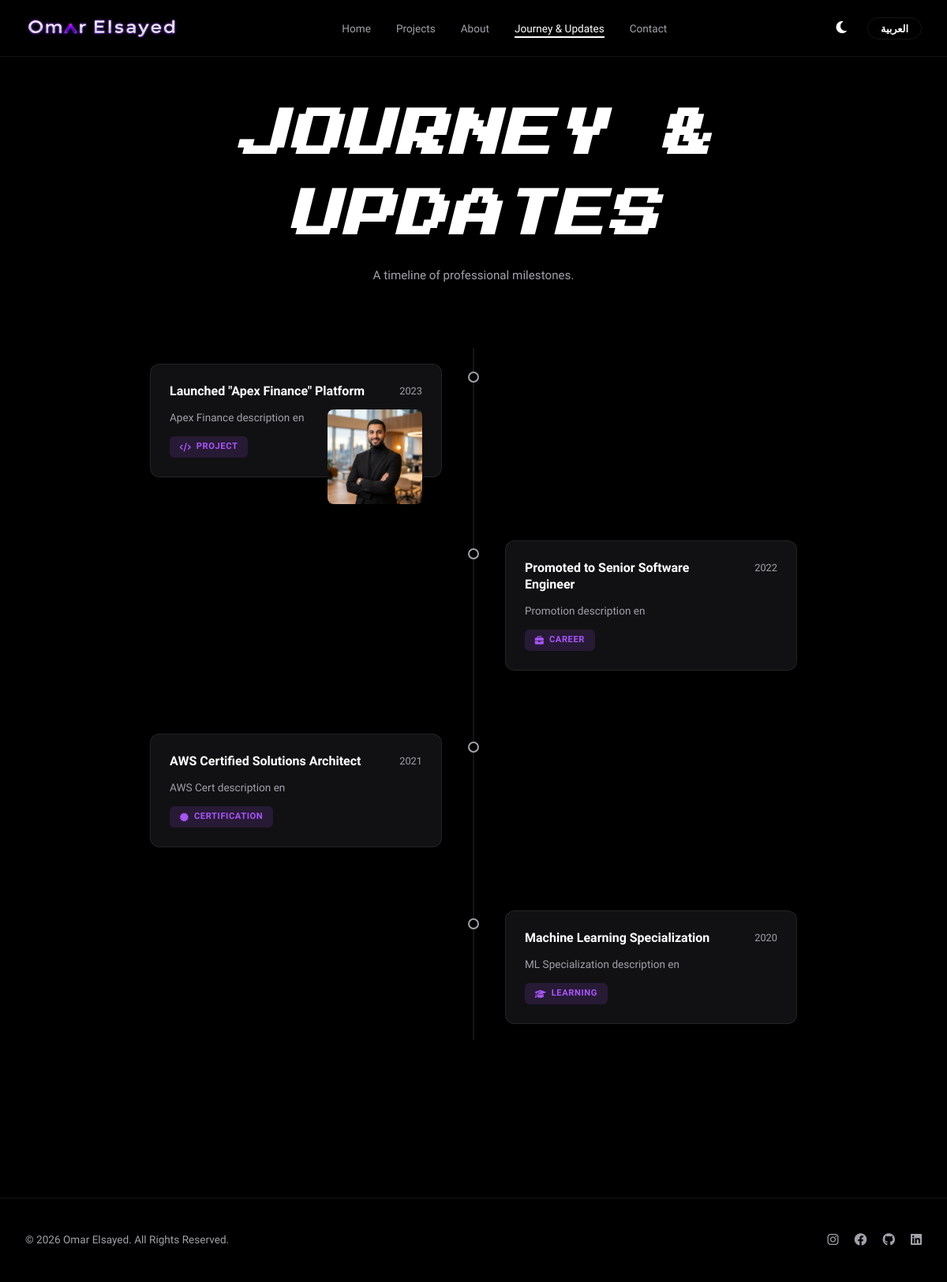
Page /blog on the committed database.
### tables this page shows
CREATE TABLE `translations` (
  `id` int NOT NULL AUTO_INCREMENT,
  `msgid` varchar(255) NOT NULL,
  `en` text,
  `ar` text,
  `created_at` timestamp NULL DEFAULT CURRENT_TIMESTAMP,
  PRIMARY KEY (`id`),
  UNIQUE KEY `msgid` (`msgid`)
);

CREATE TABLE `journey` (
  `id` int NOT NULL AUTO_INCREMENT,
  `date_en` varchar(255) DEFAULT NULL,
  `date_ar` varchar(255) DEFAULT NULL,
  `title_en` varchar(255) DEFAULT NULL,
  `title_ar` varchar(255) DEFAULT NULL,
  `description_en` text,
  `description_ar` text,
  `tag_en` varchar(255) DEFAULT NULL,
  `tag_ar` varchar(255) DEFAULT NULL,
  `tag_type` varchar(50) DEFAULT NULL,
  `side` enum('left','right') DEFAULT 'left',
  `image` varchar(255) DEFAULT NULL,
  `created_at` timestamp NULL DEFAULT CURRENT_TIMESTAMP,
  PRIMARY KEY (`id`)
);

### public/index.php (called while the page is built, shortened)
<?php
require_once APP_PATH . '/helpers.php';
spl_autoload_register(function ($class) {
    $path = BASE_PATH . '/' . str_replace('\\', '/', $class) . '.php';
});
require_once APP_PATH . '/Router.php';
$router = new app\Router();
$router->add('', 'app\controllers\HomeController', 'index');
$router->add('about', 'app\controllers\AboutController', 'index');
$router->add('projects', 'app\controllers\ProjectController', 'index');
$router->add('projects/:slug', 'app\controllers\ProjectController', 'detail');
$router->add('blog', 'app\controllers\BlogController', 'index');
$router->add('contact', 'app\controllers\ContactController', 'index');
$router->add('contact/submit', 'app\controllers\ContactController', 'submit');
$router->add('lang', 'app\controllers\Controller', 'switchLang');
$url = $_GET['url'] ?? '';
$router->dispatch($url);

### app/controllers/BlogController.php (called while the page is built, shortened)
<?php
class BlogController extends Controller
{
    public function index()
    {
        $this->render('blog', [
            'title_key' => 'nav_blog',
            'active_page' => 'blog'
        ]);
    }
}

### app/helpers.php (called while the page is built, shortened)
<?php
function translate($msgid) {
    $lang = $_SESSION['lang'] ?? $_COOKIE['lang'] ?? 'en';
    return Translation::get($msgid, $lang);
}
function t($msgid) {
    $text = translate($msgid);
    $is_admin = isset($_SESSION['admin_user_id']);
    return $text;
}
function get_current_lang() {
    return $_SESSION['lang'] ?? $_COOKIE['lang'] ?? 'en';
}
function is_rtl() {
    return get_current_lang() === 'ar';
}

### app/models/Translation.php (called while the page is built, shortened)
<?php
class Translation extends Model
{
    public static function get($msgid, $lang = 'en')
    {
        $sql = "SELECT `$lang` FROM translations WHERE msgid = ? LIMIT 1";
        $stmt = self::query($sql, [$msgid]);
        $result = $stmt->fetch();
        return $result[$lang] ?? $msgid;
    }
}

### app/models/Model.php (called while the page is built, shortened)
<?php
abstract class Model
{
    protected static $db;
    public static function connect()
    {
        if (self::$db === null) {
            $host = getenv('DB_HOST') !== false ? getenv('DB_HOST') : 'localhost';
            $name = getenv('DB_NAME') !== false ? getenv('DB_NAME') : 'portfolio';
            $user = getenv('DB_USER') !== false ? getenv('DB_USER') : 'root';
            $pass = getenv('DB_PASS') !== false ? getenv('DB_PASS') : 'root';
            try {
                self::$db = new PDO("mysql:host=$host;dbname=$name;charset=utf8mb4", $user, $pass);
                self::$db->setAttribute(PDO::ATTR_ERRMODE, PDO::ERRMODE_EXCEPTION);
                self::$db->setAttribute(PDO::ATTR_DEFAULT_FETCH_MODE, PDO::FETCH_ASSOC);
                self::$db->exec("SET NAMES utf8mb4");
            } catch (PDOException $e) {
                die("Connection failed: " . $e->getMessage());
            }
        }
        return self::$db;
    }
    protected static function query($sql, $params = [])
    {
        $stmt = self::connect()->prepare($sql);
        $stmt->execute($params);
        return $stmt;
    }
}

### app/models/Journey.php (called while the page is built, shortened)
<?php
class Journey extends Model {
    public static function all() {
        return self::query("SELECT * FROM journey ORDER BY created_at DESC")->fetchAll();
    }
}

### app/views/blog.php (the view, shortened to what this page needs)
<?php
include PARTIAL_PATH . '/header.php';
$journeyEntries = Journey::all();
$lang = get_current_lang();
?>
<section class="journey-header" id="journey-header">
    <div class="container">
        <h1 class="journey-heading"><?= t('journey_heading') ?></h1>
        <p class="journey-subtitle"><?= t('journey_subtitle') ?></p>
    </div>
</section>
<section class="journey-timeline" id="journey-timeline">
    <div class="container">
        <div class="timeline">
            <?php foreach ($journeyEntries as $j): ?>
            <div class="timeline-item timeline-<?= $j['side'] ?>">
                <div class="timeline-dot"></div>
                <div class="timeline-card">
                    <div class="timeline-card-header">
                        <h3><?= $j['title_'.$lang] ?></h3>
                        <span class="timeline-date"><?= $j['date_'.$lang] ?></span>
                    </div>
                    <div class="timeline-card-body">
                        <?php if ($j['image']): ?>
                            <img src="<?= $j['image'] ?>" alt="<?= $j['title_'.$lang] ?>" class="timeline-card-img">
                        <?php endif; ?>
                        <p><?= $j['description_'.$lang] ?></p>
                    </div>
                    <span class="timeline-tag tag-<?= $j['tag_type'] ?>">
                        <i class="fas fa-<?= $j['tag_type'] === 'project' ? 'code' : ($j['tag_type'] === 'career' ? 'briefcase' : ($j['tag_type'] === 'cert' ? 'certificate' : 'graduation-cap')) ?>"></i>
                        <?= $j['tag_'.$lang] ?>
                    </span>
                </div>
            </div>
            <?php endforeach; ?>
        </div>
    </div>
</section>
<?php include PARTIAL_PATH . '/footer.php'; ?>

### app/Router.php (shortened to what this page needs)
<?php
class Router
{
    protected $routes = [];
    public function add($url, $controller, $action)
    {
        $this->routes[$url] = [
            'controller' => $controller,
            'action' => $action
        ];
    }
    public function dispatch($url)
    {
        $url = trim($url, '/');
        foreach ($this->routes as $routeUrl => $routeData) {
            $pattern = preg_replace('/:[a-zA-Z0-9_]+/', '([^/]+)', $routeUrl);
            $pattern = '#^' . $pattern . '$#';
            if (preg_match($pattern, $url, $matches)) {
                array_shift($matches);
                $controllerName = $routeData['controller'];
                $action = $routeData['action'];
                if (class_exists($controllerName)) {
                    $controller = new $controllerName();
                    if (method_exists($controller, $action)) {
                        call_user_func_array([$controller, $action], $matches);
                        return;
                    } else {
                        $this->abort(404, "Action '$action' not found in controller '$controllerName'");
                    }
                } else {
                    $this->abort(404, "Controller '$controllerName' not found");
                }
            }
        }
    }
}

### app/controllers/Controller.php (shortened to what this page needs)
<?php
class Controller
{
    protected function render($view, $data = [])
    {
        extract($data);
        $viewFile = VIEW_PATH . '/' . $view . '.php';
        if (file_exists($viewFile)) {
            require_once $viewFile;
        } else {
            die("View file '$view' not found at $viewFile");
        }
    }
}

### partials/header.php (shortened to what this page needs)
<!DOCTYPE html>
<html lang="<?= get_current_lang() ?>" dir="<?= is_rtl() ? 'rtl' : 'ltr' ?>">
<head>
    <link rel="stylesheet" href="https://cdnjs.cloudflare.com/ajax/libs/font-awesome/6.4.0/css/all.min.css">
    <link rel="stylesheet" href="/assets/css/style.css">
</head>
<body class="<?= $_COOKIE['theme'] ?? 'dark' ?>-mode">
    <header id="site-header">
        <nav class="container">
            <div class="logo">
                <a href="/"><img src="/assets/images/brand/logo-text.webp" alt="<?= htmlspecialchars(translate('hero_name')) ?>" width="1200" height="186"></a>
            </div>
            <ul class="nav-links" id="nav-links">
                <li><a href="/" class="<?= ($active_page === 'home') ? 'active' : ''; ?>"><?= t('nav_home') ?></a></li>
                <li><a href="/projects" class="<?= ($active_page === 'projects') ? 'active' : ''; ?>"><?= t('nav_projects') ?></a></li>
                <li><a href="/about" class="<?= ($active_page === 'about') ? 'active' : ''; ?>"><?= t('nav_about') ?></a></li>
                <li><a href="/blog" class="<?= ($active_page === 'blog') ? 'active' : ''; ?>"><?= t('nav_blog') ?></a></li>
                <li><a href="/contact" class="<?= ($active_page === 'contact') ? 'active' : ''; ?>"><?= t('nav_contact') ?></a></li>
            </ul>
            <div class="header-actions">
                <button id="theme-toggle" class="icon-btn" aria-label="Toggle theme">
                    <i class="fas fa-moon"></i>
                </button>
                <div class="lang-switcher">
                    <?php if (get_current_lang() === 'en'): ?>
                        <a href="/lang?lang=ar" class="lang-link" id="lang-switch">العربية</a>
                    <?php else: ?>
                        <a href="/lang?lang=en" class="lang-link" id="lang-switch">English</a>
                    <?php endif; ?>
                </div>
            </div>
        </nav>
    </header>
    <main>

### partials/footer.php (shortened to what this page needs)
    </main>
    <footer>
        <div class="container">
            <div class="footer-content">
                <div class="footer-bottom">
                    <p>&copy; <?= date('Y') ?> <?= t('hero_name') ?>. <?= t('footer_rights') ?></p>
                </div>
                <div class="footer-socials">
                    <a href="https://www.instagram.com/omar_hesham_turbo/" target="_blank" aria-label="Instagram"><i class="fab fa-instagram"></i></a>
                    <a href="https://www.facebook.com/omar.turboo.1/" target="_blank" aria-label="Facebook"><i class="fab fa-facebook"></i></a>
                    <a href="https://<?= translate('contact_github') ?>" target="_blank" aria-label="GitHub"><i class="fab fa-github"></i></a>
                    <a href="https://<?= translate('contact_linkedin') ?>" target="_blank" aria-label="LinkedIn"><i class="fab fa-linkedin"></i></a>
                </div>
            </div>
        </div>
    </footer>
</body>
</html>

### rows in the picture
translations: en "Home"
translations: en "Projects"
translations: en "About"
translations: en "Journey & Updates"
translations: en "Contact"
translations: en "JOURNEY & UPDATES"
translations: en "A timeline of professional milestones."
journey: title_en "Launched \"Apex Finance\" Platform", date_en "2023", image (picture), description_en "Apex Finance description en", tag_en "PROJECT"
journey: title_en "Promoted to Senior Software Engineer", date_en "2022", description_en "Promotion description en", tag_en "CAREER"
journey: title_en "AWS Certified Solutions Architect", date_en "2021", description_en "AWS Cert description en", tag_en "CERTIFICATION"
journey: title_en "Machine Learning Specialization", date_en "2020", description_en "ML Specialization description en", tag_en "LEARNING"
translations: en "Omar Elsayed"
translations: en "All Rights Reserved."
